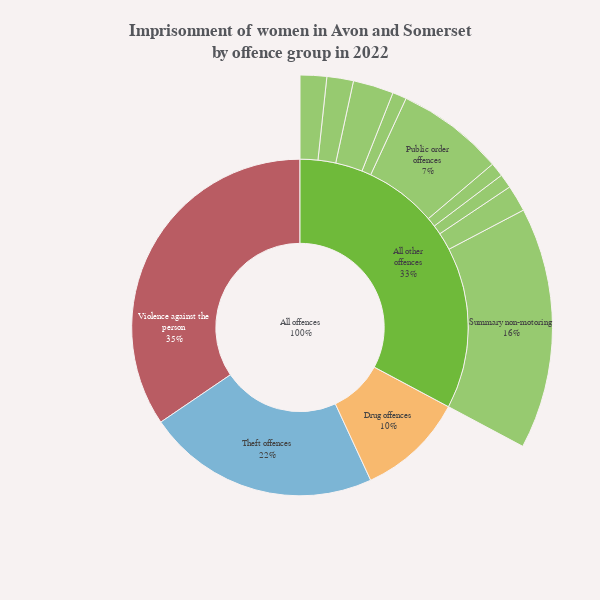
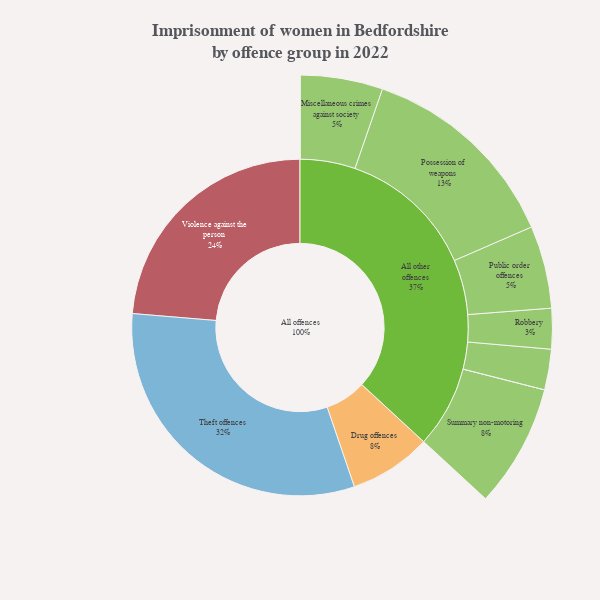
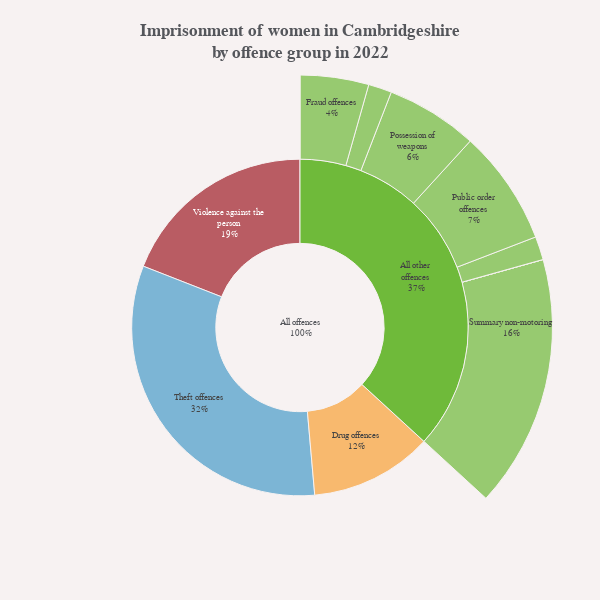
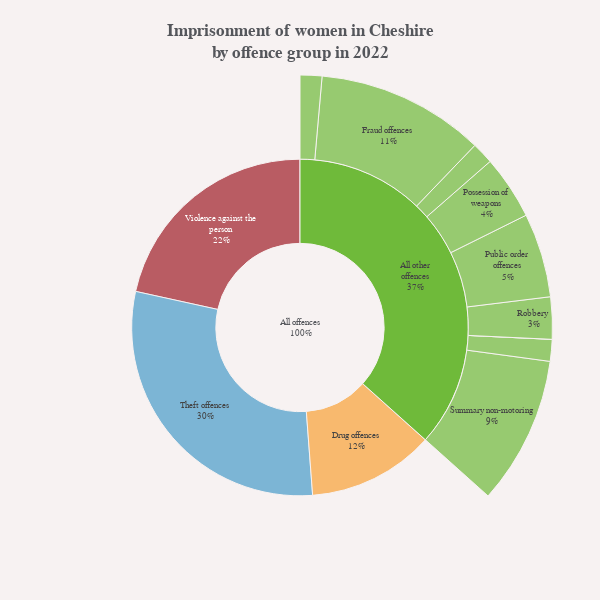

Notebook code cell kept with these figures, in order:
### Code cell
for pfa in df2['pfa'].unique():
    pfa_df = df2[df2["pfa"] == pfa]
    
    #Creating an 'All other offences' parent value to contain offences listed in highlighted_offence_groups
    pfa_df = pd.concat([pfa_df, 
                    pd.DataFrame.from_records([{'pfa': pfa_df['pfa'].iloc[0],
                                                'offence':"All other<br>offences", 
                                                'proportion': pfa_df.loc[~filt, 'proportion'].sum(), 
                                                'parent':"All offences"}])
                                                ],
                                                ignore_index=True
                    ).sort_values(by=['offence'], ascending=False)
    
    ## Chart title
    title = textwrap.wrap(f'<b>Imprisonment of women in {pfa_df["pfa"].iloc[0]}<br>by offence group in 2022</b>', width=100)

    fig = go.Figure()    

    fig.add_trace(go.Sunburst(
        labels=pfa_df['offence'],
        parents=pfa_df['parent'],
        values=pfa_df['proportion'],
        sort=False,
        branchvalues='total',
        texttemplate="%{label}<br>%{percentRoot: .0%}",
        hovertemplate="<b>%{label}</b><br>%{percentParent: .0%} of %{parent}<extra></extra>",
        hoverinfo='label+percent parent',
        insidetextorientation='horizontal',
        rotation=90,
    )
        )
    
    fig.update_layout(
    # margin = dict(t=80, l=0, r=0, b=50),
    title="<br>".join(title),
    title_y=0.94,
    title_yanchor="bottom",
    uniformtext_minsize=7,
    uniformtext_mode='hide',
    xaxis=dict(
        range=[-1, 1], 
        showticklabels=False
    ),
    yaxis=dict(
        range=[-1, 1],
        showticklabels=False
    ),
    width=600,
    height=600,
    margin=dict(t=75, b=20, r=0, l=0)
    )

    ## Chart annotations
    annotations = []
    # Adding source label
    source = prt_theme.sourceAnnotation("Ministry of Justice, Criminal justice statistics", annotations)

    # Adding annotations to layout
    fig.update_layout(annotations=annotations)

    fig.show()

    # export_path = Path.joinpath(Path.cwd(), f"{config['data']['outPath']}", "custody_offences_2022")
    # export_path.mkdir(parents=True, exist_ok=True) #generate if does not exist

    # Setting filename variable and full path

    # filename = str(pfa_df["pfa"].iloc[0])
    # export_eps_path = Path.joinpath(export_path, f'{filename}' + '.eps')

    # fig.write_image(export_eps_path)

### Figure 1 — Plotly figure (JSON) as saved in the notebook; plotly's stock layout.template omitted (floating-point values rounded to 4 significant figures)
{"data": [{"branchvalues": "total", "hoverinfo": "label+percent parent", "hovertemplate": "<b>%{label}</b><br>%{percentParent: .0%} of %{parent}<extra></extra>", "insidetextorientation": "horizontal", "labels": ["Violence against the<br>person", "Theft offences", "Summary non-motoring", "Summary motoring", "Sexual offences", "Robbery", "Public order<br>offences", "Possession of<br>weapons", "Miscellaneous crimes<br>against society", "Fraud offences", "Drug offences", "Criminal damage and<br>arson", "All other<br>offences"], "parents": ["All offences", "All offences", "All other<br>offences", "All other<br>offences", "All other<br>offences", "All other<br>offences", "All other<br>offences", "All other<br>offences", "All other<br>offences", "All other<br>offences", "All offences", "All other<br>offences", "All offences"], "rotation": 90, "sort": false, "texttemplate": "%{label}<br>%{percentRoot: .0%}", "type": "sunburst", "values": [0.345, 0.224, 0.155, 0.017, 0.009, 0.009, 0.069, 0.009, 0.026, 0.017, 0.103, 0.017, 0.328]}], "layout": {"annotations": [{"align": "left", "font": {"size": 12}, "showarrow": false, "text": "Source: Ministry of Justice, Criminal justice statistics", "x": -0.08, "xref": "paper", "y": -0.19, "yref": "paper"}], "height": 600, "margin": {"b": 20, "l": 0, "r": 0, "t": 75}, "title": {"text": "<b>Imprisonment of women in Avon and Somerset<br>by offence group in 2022</b>", "y": 0.94, "yanchor": "bottom"}, "uniformtext": {"minsize": 7, "mode": "hide"}, "width": 600, "xaxis": {"range": [-1, 1], "showticklabels": false}, "yaxis": {"range": [-1, 1], "showticklabels": false}}}

### Figure 2 — Plotly figure (JSON) as saved in the notebook; plotly's stock layout.template omitted (floating-point values rounded to 4 significant figures)
{"data": [{"branchvalues": "total", "hoverinfo": "label+percent parent", "hovertemplate": "<b>%{label}</b><br>%{percentParent: .0%} of %{parent}<extra></extra>", "insidetextorientation": "horizontal", "labels": ["Violence against the<br>person", "Theft offences", "Summary non-motoring", "Summary motoring", "Sexual offences", "Robbery", "Public order<br>offences", "Possession of<br>weapons", "Miscellaneous crimes<br>against society", "Fraud offences", "Drug offences", "Criminal damage and<br>arson", "All other<br>offences"], "parents": ["All offences", "All offences", "All other<br>offences", "All other<br>offences", "All other<br>offences", "All other<br>offences", "All other<br>offences", "All other<br>offences", "All other<br>offences", "All other<br>offences", "All offences", "All other<br>offences", "All offences"], "rotation": 90, "sort": false, "texttemplate": "%{label}<br>%{percentRoot: .0%}", "type": "sunburst", "values": [0.237, 0.316, 0.079, 0, 0.026, 0.026, 0.053, 0.132, 0.053, 0, 0.079, 0, 0.369]}], "layout": {"annotations": [{"align": "left", "font": {"size": 12}, "showarrow": false, "text": "Source: Ministry of Justice, Criminal justice statistics", "x": -0.08, "xref": "paper", "y": -0.19, "yref": "paper"}], "height": 600, "margin": {"b": 20, "l": 0, "r": 0, "t": 75}, "title": {"text": "<b>Imprisonment of women in Bedfordshire<br>by offence group in 2022</b>", "y": 0.94, "yanchor": "bottom"}, "uniformtext": {"minsize": 7, "mode": "hide"}, "width": 600, "xaxis": {"range": [-1, 1], "showticklabels": false}, "yaxis": {"range": [-1, 1], "showticklabels": false}}}

### Figure 3 — Plotly figure (JSON) as saved in the notebook; plotly's stock layout.template omitted (floating-point values rounded to 4 significant figures)
{"data": [{"branchvalues": "total", "hoverinfo": "label+percent parent", "hovertemplate": "<b>%{label}</b><br>%{percentParent: .0%} of %{parent}<extra></extra>", "insidetextorientation": "horizontal", "labels": ["Violence against the<br>person", "Theft offences", "Summary non-motoring", "Summary motoring", "Sexual offences", "Robbery", "Public order<br>offences", "Possession of<br>weapons", "Miscellaneous crimes<br>against society", "Fraud offences", "Drug offences", "Criminal damage and<br>arson", "All other<br>offences"], "parents": ["All offences", "All offences", "All other<br>offences", "All other<br>offences", "All other<br>offences", "All other<br>offences", "All other<br>offences", "All other<br>offences", "All other<br>offences", "All other<br>offences", "All offences", "All other<br>offences", "All offences"], "rotation": 90, "sort": false, "texttemplate": "%{label}<br>%{percentRoot: .0%}", "type": "sunburst", "values": [0.191, 0.324, 0.162, 0, 0, 0.015, 0.074, 0.059, 0.015, 0.044, 0.118, 0, 0.369]}], "layout": {"annotations": [{"align": "left", "font": {"size": 12}, "showarrow": false, "text": "Source: Ministry of Justice, Criminal justice statistics", "x": -0.08, "xref": "paper", "y": -0.19, "yref": "paper"}], "height": 600, "margin": {"b": 20, "l": 0, "r": 0, "t": 75}, "title": {"text": "<b>Imprisonment of women in Cambridgeshire<br>by offence group in 2022</b>", "y": 0.94, "yanchor": "bottom"}, "uniformtext": {"minsize": 7, "mode": "hide"}, "width": 600, "xaxis": {"range": [-1, 1], "showticklabels": false}, "yaxis": {"range": [-1, 1], "showticklabels": false}}}

### Figure 4 — Plotly figure (JSON) as saved in the notebook; plotly's stock layout.template omitted (floating-point values rounded to 4 significant figures)
{"data": [{"branchvalues": "total", "hoverinfo": "label+percent parent", "hovertemplate": "<b>%{label}</b><br>%{percentParent: .0%} of %{parent}<extra></extra>", "insidetextorientation": "horizontal", "labels": ["Violence against the<br>person", "Theft offences", "Summary non-motoring", "Summary motoring", "Sexual offences", "Robbery", "Public order<br>offences", "Possession of<br>weapons", "Miscellaneous crimes<br>against society", "Fraud offences", "Drug offences", "Criminal damage and<br>arson", "All other<br>offences"], "parents": ["All offences", "All offences", "All other<br>offences", "All other<br>offences", "All other<br>offences", "All other<br>offences", "All other<br>offences", "All other<br>offences", "All other<br>offences", "All other<br>offences", "All offences", "All other<br>offences", "All offences"], "rotation": 90, "sort": false, "texttemplate": "%{label}<br>%{percentRoot: .0%}", "type": "sunburst", "values": [0.216, 0.297, 0.095, 0.014, 0, 0.027, 0.054, 0.041, 0.014, 0.108, 0.122, 0.014, 0.367]}], "layout": {"annotations": [{"align": "left", "font": {"size": 12}, "showarrow": false, "text": "Source: Ministry of Justice, Criminal justice statistics", "x": -0.08, "xref": "paper", "y": -0.19, "yref": "paper"}], "height": 600, "margin": {"b": 20, "l": 0, "r": 0, "t": 75}, "title": {"text": "<b>Imprisonment of women in Cheshire<br>by offence group in 2022</b>", "y": 0.94, "yanchor": "bottom"}, "uniformtext": {"minsize": 7, "mode": "hide"}, "width": 600, "xaxis": {"range": [-1, 1], "showticklabels": false}, "yaxis": {"range": [-1, 1], "showticklabels": false}}}
